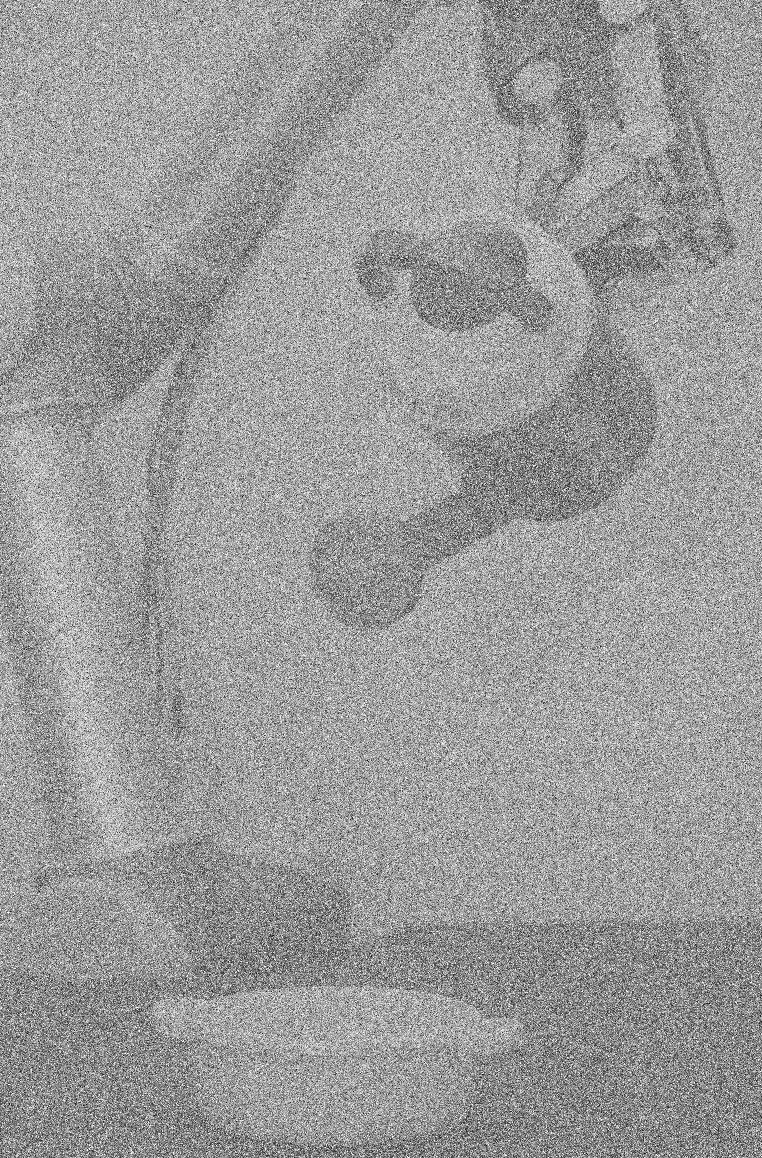
//> input picture Vision/Excercises/MiniProject1/imgs/Image2.png, 1524 x 2316 px (shown at 1/2 size)
$ ./image2 ../../imgs/Image2.png   (built with g++ and OpenCV 4)
//> lines starting //> are read from the running program, lines starting //| are printed output that depends on the picture; after the words box and inside, x2 and y2 are one past the last pixel; in counts of white or black regions, pixels touching at a corner belong together
#include <opencv2/opencv.hpp>
#include <opencv2/core.hpp>
#include <opencv2/highgui.hpp>
#include <opencv2/imgproc.hpp>
#include <iostream>

void showImage(std::string name, cv::Mat img);

cv::Mat histogram_image(const cv::Mat& hist);
cv::Mat histogram(const cv::Mat& img);

int main(int argc, char* argv[])
{
    // Parse command line arguments
    cv::CommandLineParser parser(argc, argv,
        "{help   |               | print this message}"
        "{@image | ../../imgs/Image2.png | image path}"
    );

    if (parser.has("help")) {
        parser.printMessage();
        return 0;
    }

    // Load image
    std::string filename = parser.get<std::string>("@image");
    cv::Mat img = cv::imread(filename, cv::IMREAD_GRAYSCALE);
//> img is the input picture: 2316 rows x 1524 cols, CV_8UC1; min 0, max 255, mean 154.7

    if (img.empty()) {
        std::cout << "Input image not found at '" << filename << "'\n";
        return 1;
    }

    // Show the image
    showImage("Original", img);
    showImage("Histogram of Original image", histogram_image(histogram(img)));
//> in histogram, `cv::calcHist(src, channels, cv::noArray(), hist, size, range);`: hist = 256 values, max 353542 at index 0, min 0 at index 2, mean 9652.4
//> in histogram_image, `cv::minMaxLoc(hist, &min, &max);`: max = 353542
//> the loop in histogram_image, `for (int i = 0 ; i < nBins ; i++)` made 256 passes
//> h on passes 1 to 3: 256, 0.000724, 0
//> after the loop in histogram_image, `for (int i = 0 ; i < nBins ; i++)`:
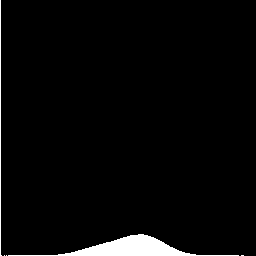
//> img: 256 rows x 256 cols, CV_8UC1; 3% white; 5 white regions (3 under 20 px), largest, box (x1, y1, x2, y2) and area: (8, 234, 239, 256) 1677, (0, 0, 2, 256) 257


    cv::Mat img_2 = img.clone();
    cv::rectangle(img_2, cv::Point(830,1460), cv::Point(1468,1747), 0, cv::FILLED);
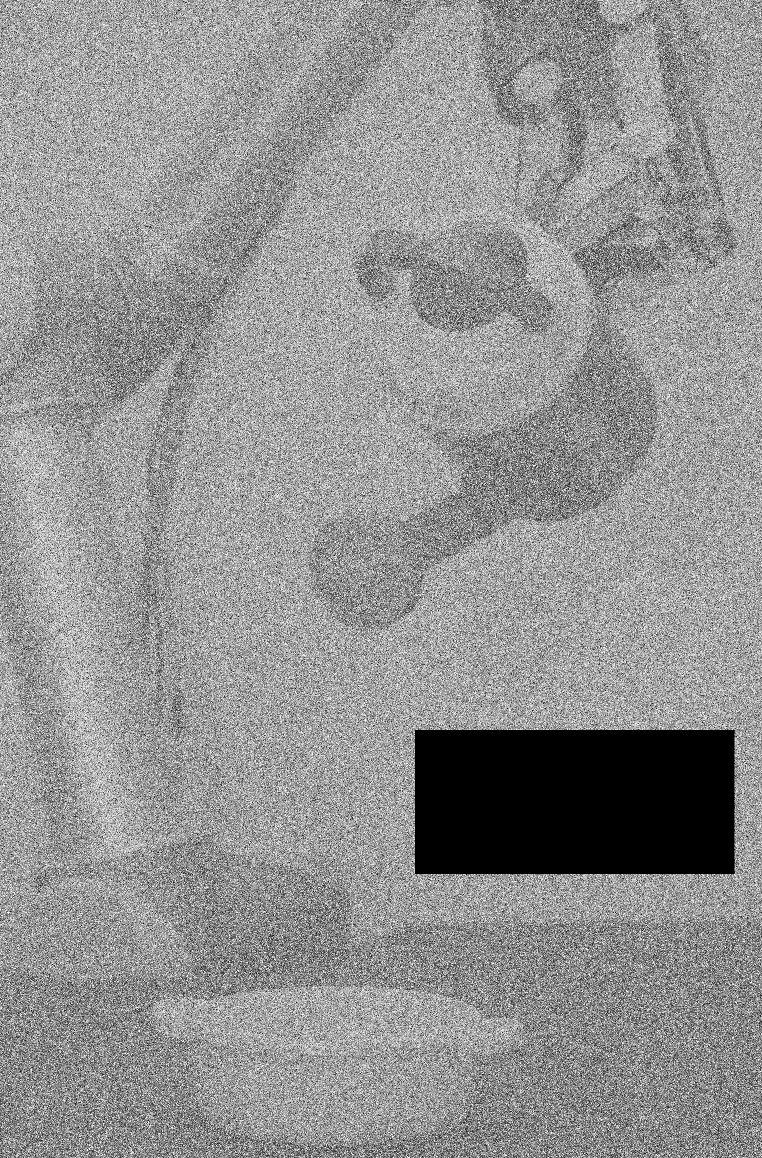
//> img_2: 2316 rows x 1524 cols, CV_8UC1 (shown at 1/2 size); 4.69% of pixels changed, all inside (x1, y1, x2, y2) = (830, 1460, 1469, 1748)
    showImage("Original with cropped shown", img_2);

    // Make a cropped to investigate the noise:
    cv::Mat cropped(img, cv::Rect(cv::Point(830,1460), cv::Point(1468,1747)));
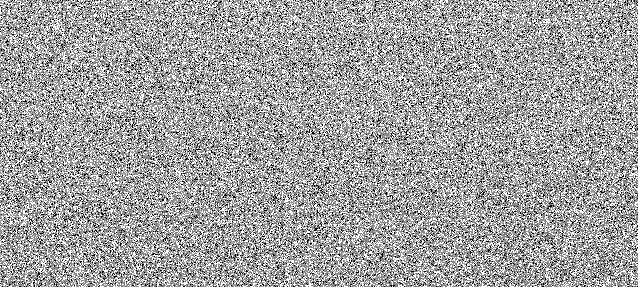
//> cropped: 287 rows x 638 cols, CV_8UC1; min 0, max 255, mean 161.8
    showImage("Cropped", cropped);
    showImage("Histogram of Cropped image", histogram_image(histogram(cropped)));
//> the loop in histogram_image (call 2), `for (int i = 0 ; i < nBins ; i++)` made 256 passes
//> after the loop in histogram_image (call 2), `for (int i = 0 ; i < nBins ; i++)`: img: 256 rows x 256 cols, CV_8UC1; 2.9% white; 7 white regions (5 under 20 px), largest, box (x1, y1, x2, y2) and area: (66, 224, 214, 256) 1607, (0, 0, 1, 256) 256

    /** Lookes like gausian noise i the middle, and (almost) pebber noise.
        There is alot of pixles with value 1 (not 0, as for pebber).
        */

    // Perform a median blur to remove pebber noise.
    cv::Mat img_mean;
    cv::medianBlur(img, img_mean, 9);
    showImage("Mean filtering", img_mean);
    cv::Mat cropped_mean;
    cv::medianBlur(cropped, cropped_mean, 9);
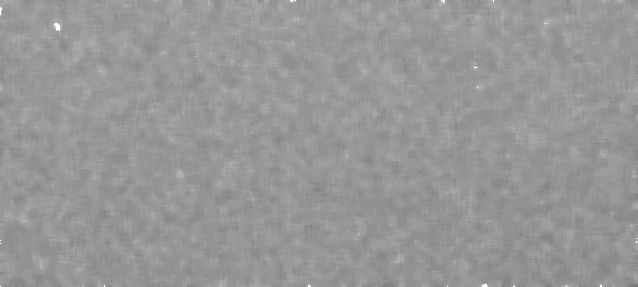
//> cropped_mean: 287 rows x 638 cols, CV_8UC1; min 117, max 255, mean 151.1
    showImage("Histogram of mean filter on cropped", histogram_image(histogram(cropped_mean)));
//> after the loop in histogram_image (call 3), `for (int i = 0 ; i < nBins ; i++)`: img: 256 rows x 256 cols, CV_8UC1; 5.5% white; 5 white regions (4 under 20 px), largest, box (x1, y1, x2, y2) and area: (126, 0, 188, 256) 3588

    // Perform bilateral filter to minimize gausian noise and preserve edges
    cv::Mat img_bilateral;
    int diameter = 9;
    int sigma = 150;
    cv::bilateralFilter(img, img_bilateral, diameter, sigma, sigma, cv::BORDER_REPLICATE);
    showImage("Bilateral filter", img_bilateral);
    cv::Mat cropped_bilateral;
    cv::bilateralFilter(cropped, cropped_bilateral, diameter, sigma, sigma, cv::BORDER_REPLICATE);
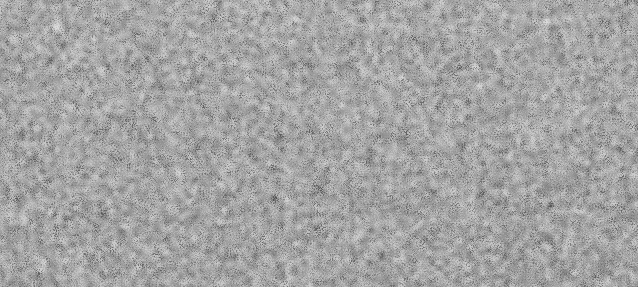
//> cropped_bilateral: 287 rows x 638 cols, CV_8UC1; min 80, max 223, mean 164.1
    showImage("Histogram of bilateral filter on cropped", histogram_image(histogram(cropped_bilateral)));
//> in histogram_image (call 4), `cv::minMaxLoc(hist, &min, &max);`: max = 4479
//> after the loop in histogram_image (call 4), `for (int i = 0 ; i < nBins ; i++)`:
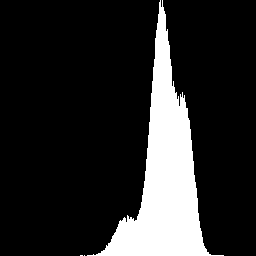
//> img: 256 rows x 256 cols, CV_8UC1; 16.1% white; 3 white regions (2 under 20 px), largest, box (x1, y1, x2, y2) and area: (87, 0, 224, 256) 10536

    // Combine filters
    cv::Mat img_final;
    cv::bilateralFilter(img_mean, img_final, diameter, sigma, sigma, cv::BORDER_REPLICATE);
    showImage("Filters compined", img_final);
    cv::Mat cropped_final;
    cv::bilateralFilter(cropped_mean, cropped_final, diameter, sigma, sigma, cv::BORDER_REPLICATE);
    showImage("Histogram of filters combined on cropped", histogram_image(histogram(cropped_final)));
//> in histogram_image (call 5), `cv::minMaxLoc(hist, &min, &max);`: max = 16954
//> after the loop in histogram_image (call 5), `for (int i = 0 ; i < nBins ; i++)`:
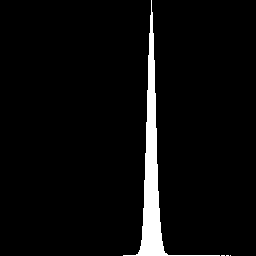
//> img: 256 rows x 256 cols, CV_8UC1; 4.3% white; 4 white regions (3 under 20 px), largest, box (x1, y1, x2, y2) and area: (123, 0, 220, 256) 2837

    cv::waitKey();
    return 0;
}

void showImage(std::string name, cv::Mat img){
    cv::namedWindow(name, cv::WINDOW_GUI_EXPANDED);
    cv::imshow(name, img);
    imwrite("../../outimg/image2/" + name + ".png", img);
}

cv::Mat histogram_image(const cv::Mat& hist){
    int nBins = hist.rows;

    double max = 0, min = 0;
    cv::minMaxLoc(hist, &min, &max);

    cv::Mat img = cv::Mat::zeros(nBins, nBins, CV_8U);

    for (int i = 0 ; i < nBins ; i++) {
        double h = nBins * (hist.at<float>(i) / max);
        cv::line(img, cv::Point(i,nBins), cv::Point(i, nBins - h), cv::Scalar::all(255));
    }

    return img;
}

cv::Mat histogram(const cv::Mat& img){
    assert(img.type() == CV_8U);

    std::vector<cv::Mat> src;
    src.push_back(img);

    std::vector<int> channels;
    channels.push_back(0);

    std::vector<int> size;
    size.push_back(256);

    std::vector<float> range;
    range.push_back(0);
    range.push_back(255);

    cv::Mat hist;
    cv::calcHist(src, channels, cv::noArray(), hist, size, range);

    return hist;
}
